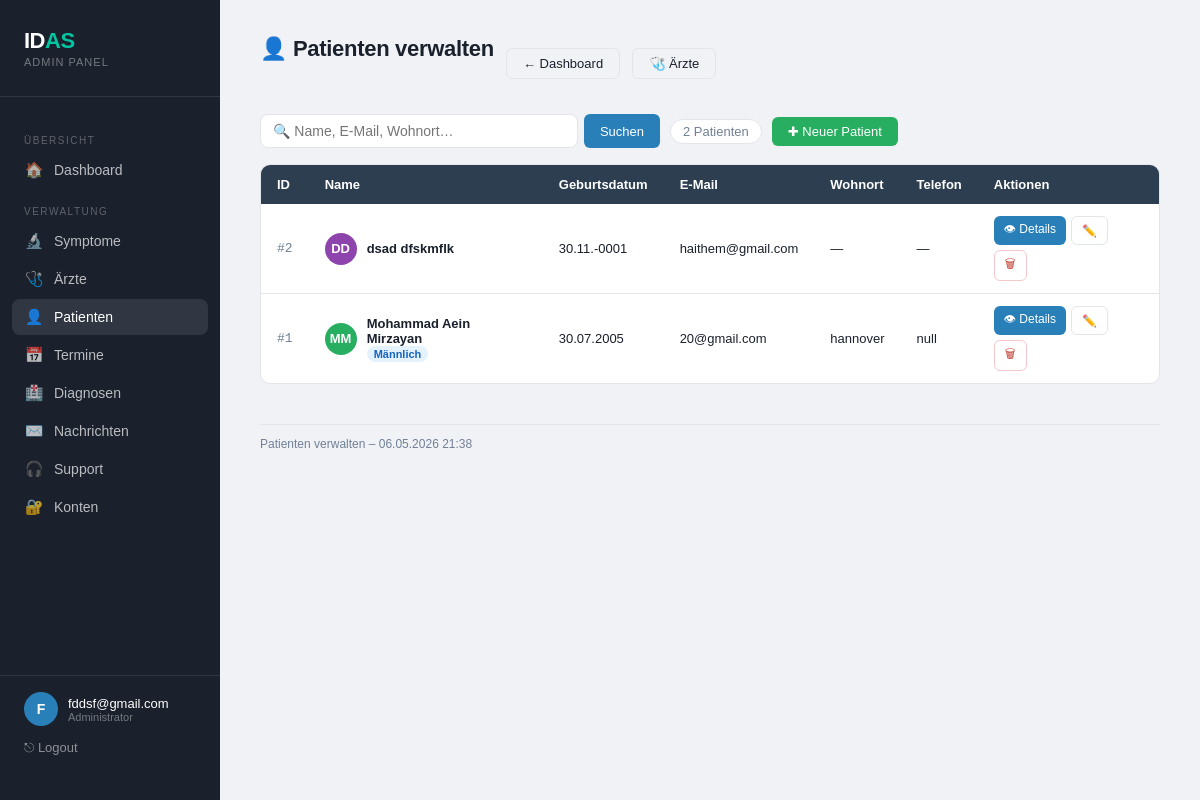
The app's page /php/cms/patienten_verwaltung.php (signed in) with its own data.
### tables this page shows
CREATE TABLE `patient` (
  `patient_id` int(11) NOT NULL,
  `vorname` varchar(30) NOT NULL,
  `nachname` varchar(30) NOT NULL,
  `geburtsdatum` date NOT NULL,
  `wohnort` varchar(50) DEFAULT NULL,
  `plz` varchar(10) DEFAULT NULL,
  `adresse` varchar(70) DEFAULT NULL,
  `email` varchar(70) NOT NULL,
  `telefon` varchar(20) DEFAULT NULL,
  `geschlecht` varchar(10) DEFAULT NULL,
  `passwort` varchar(255) NOT NULL
);

### php/cms/patienten_verwaltung.php (the view, shortened to what this page needs)
<?php
require_once "../includes/db_config.php";
$search = trim($_GET['q'] ?? '');
$where  = "";
$patienten = [];
$r = mysqli_query($conn, "SELECT * FROM patient $where ORDER BY nachname, vorname");
while ($row = mysqli_fetch_assoc($r)) $patienten[] = $row;
$total = count($patienten);
?>
<!DOCTYPE html>
<html lang="de">
<head>
<link rel="stylesheet" href="cms_style.css">
</head>
<body>
<div class="layout">
  <aside class="sidebar">
    <div class="sidebar-logo">
      <div class="logo-word">ID<span>AS</span></div>
      <div class="sidebar-sub">Admin Panel</div>
    </div>
    <nav>
      <div class="nav-label">Übersicht</div>
      <a class="nav-link" href="admin_dashboard.php"><span class="icon">🏠</span> Dashboard</a>
      <div class="nav-label">Verwaltung</div>
      <a class="nav-link" href="symptome_verwaltung.php"><span class="icon">🔬</span> Symptome</a>
      <a class="nav-link" href="aerzte_verwaltung.php"><span class="icon">🩺</span> Ärzte</a>
      <a class="nav-link active" href="patienten_verwaltung.php"><span class="icon">👤</span> Patienten</a>
      <a class="nav-link" href="termine_verwaltung.php"><span class="icon">📅</span> Termine</a>
      <a class="nav-link" href="diagnose_verwaltung.php"><span class="icon">🏥</span> Diagnosen</a>
      <a class="nav-link" href="kontakt_verwaltung.php"><span class="icon">✉️</span> Nachrichten</a>
      <a class="nav-link" href="support_verwaltung.php"><span class="icon">🎧</span> Support</a>
      <a class="nav-link" href="konto_verwaltung.php"><span class="icon">🔐</span> Konten</a>
    </nav>
    <div class="sidebar-footer">
      <div class="user-chip">
        <div class="avatar"><?= strtoupper(substr($_SESSION["admin_user"] ?? "A", 0, 1)) ?></div>
        <div>
          <div class="user-name"><?= htmlspecialchars($_SESSION["admin_user"] ?? "") ?></div>
          <div class="user-role">Administrator</div>
        </div>
      </div>
      <a href="admin_logout.php">⎋ Logout</a>
    </div>
  </aside>
  <main class="main">
<div class="topbar">
  <div class="page-header"><div><div class="page-title">👤 Patienten verwalten</div></div></div>
  <a href="admin_dashboard.php" class="btn ghost">← Dashboard</a>
  <a href="aerzte_verwaltung.php" class="btn ghost">🩺 Ärzte</a>
</div>
<div class="toolbar">
  <form class="search-form" method="get">
    <input type="search" name="q" value="<?= htmlspecialchars($search) ?>" placeholder="🔍 Name, E-Mail, Wohnort…">
    <button class="btn blue" type="submit">Suchen</button>
  </form>
  <span class="count-badge"><?= $total ?> Patient<?= $total !== 1 ? 'en' : '' ?></span>
  <button class="btn green" onclick="openModal()">✚ Neuer Patient</button>
</div>
<div class="table-wrap">
<?php if (!$patienten): ?>
  <div class="empty"><p style="font-size:48px">👤</p><p style="margin-top:12px">Keine Patienten gefunden.</p></div>
<?php else: ?>
<table>
  <thead>
    <tr>
      <th>ID</th>
      <th>Name</th>
      <th>Geburtsdatum</th>
      <th>E-Mail</th>
      <th>Wohnort</th>
      <th>Telefon</th>
      <th>Aktionen</th>
    </tr>
  </thead>
  <tbody>
  <?php foreach ($patienten as $p):
    $initials = strtoupper(substr($p['vorname'],0,1).substr($p['nachname'],0,1));
    $colors = ['#3498db','#27ae60','#8e44ad','#e67e22','#e74c3c','#1abc9c'];
    $color  = $colors[crc32($p['vorname']) % count($colors)];
  ?>
  <tr>
    <td style="color:var(--muted);font-family:monospace">#<?= $p['patient_id'] ?></td>
    <td>
      <div class="name-cell">
        <div class="avatar" style="background:<?= $color ?>"><?= $initials ?></div>
        <div>
          <div style="font-weight:600"><?= htmlspecialchars($p['vorname'].' '.$p['nachname']) ?></div>
          <?php if ($p['geschlecht']): ?>
          <span class="badge-g badge-<?= $p['geschlecht'] ?>"><?= $p['geschlecht']==='m'?'Männlich':'Weiblich' ?></span>
          <?php endif; ?>
        </div>
      </div>
    </td>
    <td><?= $p['geburtsdatum'] ? date('d.m.Y', strtotime($p['geburtsdatum'])) : '—' ?></td>
    <td><?= htmlspecialchars($p['email']) ?></td>
    <td><?= htmlspecialchars($p['wohnort'] ?: '—') ?></td>
    <td><?= htmlspecialchars($p['telefon'] ?: '—') ?></td>
    <td>
      <div class="act-cell">
        <button class="btn blue" style="padding:4px 10px;font-size:12px"
          onclick='openDetail(<?= json_encode($p) ?>)'>👁 Details</button>
        <button class="btn ghost" style="padding:4px 10px;font-size:12px"
          onclick='openModal(<?= json_encode($p) ?>)'>✏️</button>
        <form method="post" onsubmit="return confirm('Patient löschen? Alle zugehörigen Daten werden ebenfalls gelöscht.')" style="margin:0">
          <button class="btn ghost" style="padding:4px 10px;font-size:12px;color:var(--red);border-color:#f5c6cb">🗑</button>
        </form>
      </div>
    </td>
  </tr>
  <?php endforeach; ?>
  </tbody>
</table>
<?php endif; ?>
</div>
<hr style="margin-top:40px;border:none;border-top:1px solid var(--border)">
<p style="margin-top:12px;font-size:12px;color:var(--muted)">Patienten verwalten – <?= date('d.m.Y H:i') ?></p>
  </main>
</div>
</body>
</html>

### php/cms/cms_style.css (style rules this page uses)
:root { --blue: #2980b9; --green: #27ae60; --red: #c0392b; --purple: #8e44ad; --orange: #e67e22; --bg: #f0f2f5; --surface: #ffffff; --border: #e2e6ea; --text: #1a202c; --muted: #718096; --radius: 10px; }
*, *::before, *::after { box-sizing: border-box; margin: 0; padding: 0; }
body { font-family: Arial, sans-serif; background: var(--bg); color: var(--text); min-height: 100vh; }
.topbar { display: flex; align-items: center; gap: 12px; flex-wrap: wrap; margin-bottom: 24px; }
.btn { padding: 7px 16px; border: none; border-radius: 6px; cursor: pointer; font-size: 13px; font-weight: 500; display: inline-flex; align-items: center; gap: 5px; text-decoration: none; transition: all .15s; font-family: Arial; }
.btn.blue { background: var(--blue); color: #fff; }
.btn.green { background: var(--green); color: #fff; }
.btn.ghost { background: none; border: 1px solid var(--border); color: var(--text); }
.toolbar { display: flex; gap: 10px; align-items: center; margin-bottom: 16px; flex-wrap: wrap; }
.search-form { display: flex; gap: 6px; flex: 1; max-width: 400px; }
.search-form input { flex: 1; padding: 8px 12px; border: 1px solid var(--border); border-radius: 8px; font-size: 14px; font-family: Arial; }
.count-badge { background: var(--surface); border: 1px solid var(--border); border-radius: 20px; padding: 4px 12px; font-size: 13px; color: var(--muted); }
.table-wrap { background: var(--surface); border: 1px solid var(--border); border-radius: var(--radius); overflow: hidden; }
table { width: 100%; border-collapse: collapse; }
th { background: #2c3e50; color: #fff; padding: 12px 16px; text-align: left; font-size: 13px; font-weight: 600; }
td { padding: 12px 16px; border-bottom: 1px solid var(--border); font-size: 13px; vertical-align: middle; }
tr:last-child td { border-bottom: none; }
.avatar { width: 32px; height: 32px; border-radius: 50%; display: flex; align-items: center; justify-content: center; font-weight: 700; font-size: 13px; color: #fff; flex-shrink: 0; }
.name-cell { display: flex; align-items: center; gap: 10px; }
.act-cell { display: flex; gap: 5px; flex-wrap: wrap; }
.badge-g { display: inline-block; font-size: 11px; padding: 2px 7px; border-radius: 8px; font-weight: 600; }
.badge-m { background: #e3f2fd; color: #1565c0; }
.layout { display: grid; grid-template-columns: 220px 1fr; min-height: 100vh; }
.sidebar { background: var(--text); color: #fff; padding: 28px 0; display: flex; flex-direction: column; position: sticky; top: 0; height: 100vh; }
.sidebar-logo { padding: 0 24px 28px; border-bottom: 1px solid rgba(255,255,255,.1); }
.sidebar-logo .logo-word { font-size: 22px; font-weight: 600; letter-spacing: -.5px; }
.sidebar-logo .logo-word span { color: #00c6a2; }
.sidebar-sub { font-size: 11px; color: rgba(255,255,255,.4); letter-spacing: 1px; text-transform: uppercase; margin-top: 2px; }
.sidebar nav { padding: 20px 12px; flex: 1; }
.nav-label { font-size: 10px; letter-spacing: 1.5px; text-transform: uppercase; color: rgba(255,255,255,.3); padding: 0 12px; margin: 18px 0 6px; }
.nav-link { display: flex; align-items: center; gap: 10px; padding: 9px 12px; border-radius: 8px; color: rgba(255,255,255,.7); text-decoration: none; font-size: 14px; font-weight: 400; transition: background .15s, color .15s; margin-bottom: 2px; }
.nav-link:hover, .nav-link.active { background: rgba(255,255,255,.1); color: #fff; }
.nav-link .icon { width: 20px; text-align: center; font-size: 15px; }
.sidebar-footer { padding: 16px 24px; border-top: 1px solid rgba(255,255,255,.1); }
.sidebar-footer a { color: rgba(255,255,255,.5); font-size: 13px; text-decoration: none; }
.user-chip { display: flex; align-items: center; gap: 10px; margin-bottom: 12px; }
.user-name { font-size: 13px; font-weight: 500; color: #fff; }
.user-role { font-size: 11px; color: rgba(255,255,255,.4); }
.main { padding: 36px 40px; overflow-y: auto; }
.page-header { display: flex; justify-content: space-between; align-items: flex-start; margin-bottom: 28px; flex-wrap: wrap; gap: 12px; }
.page-title { font-size: 22px; font-weight: 700; letter-spacing: -.3px; }
.user-chip .avatar { width: 34px; height: 34px; background: var(--blue); font-size: 14px; font-weight: 600; }

### records on screen
patient: patient_id "2", initials "DD", vorname+nachname "dsad dfskmflk", geburtsdatum "30.11.-0001", email "haithem@gmail.com", wohnort "—", telefon "—"
patient: patient_id "1", initials "MM", vorname+nachname "Mohammad Aein Mirzayan", geschlecht "Männlich", geburtsdatum "30.07.2005", email "20@gmail.com", wohnort "hannover", telefon "null"

### other values on screen
substr($_SESSION["admin_user"] ?? "A", 0, 1) "F"
$_SESSION["admin_user"] "fddsf@gmail.com"
$total "2"
